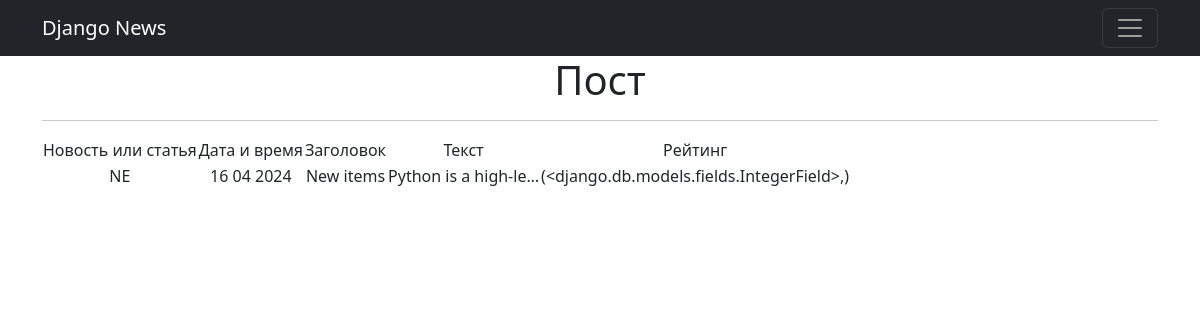
Screenshot of /news/1 with the database file from the repository.
### sapp/models.py (models this page shows, shortened)
class Post(models.Model):
   post_autor = models.ForeignKey(Autor, on_delete=models.CASCADE)
   post_catagory = models.ManyToManyField(Category, through='PostCategory')
   articles_or_news = models.CharField(max_length=2,
                                       choices=S_OR_N,
                                       default='AR')
   datetime = models.DateTimeField(default=timezone.now)
   title = models.CharField(max_length=255)
   text = models.TextField()
   rating_pos = models.IntegerField(choices=GRADE,
                                    default=0,
                                    editable=True),
   added_at = models.DateTimeField(default=timezone.now)

### sapp/views.py (the view)
# urls.py: path('<int:pk>', PostDetail.as_view(), name='post'),
class PostDetail(DetailView):
   model = Post
   template_name = 'sapp/post.html'
   context_object_name = 'post'
   def get_context_data(self, **kwargs):
      context = super().get_context_data(**kwargs)
      context['time_no2w'] = datetime.utcnow()
      return context

### sapp/templatetags/custom_filters.py (called while the page is built)
@register.filter()
def censor(value):
    for word in censor_list:
        value = value.replace(word[1:], '*' * len(word[1:]))
    return value

### templates/sapp/post.html (shortened to what this page needs)
{% extends 'sapp/default.html' %}
{% load custom_filters %}
{% block content %}
<h1>Пост </h1>
<hr>
{% if post %}
<table>
    <tr>
        <td>Новость или статья</td>
        <td>Дата и время</td>
        <td>Заголовок</td>
        <td>Текст</td>
        <td>Рейтинг</td>
    </tr>
    <tr>
        <td>{{ post.articles_or_news }}</td>
        <td>{{ post.datetime|date:'d m Y' }}</td>
        <td>{{ post.title|censor }}</td>
        <td>{{ post.text|censor|truncatechars:20 }}</td>
        <td>{{ post.rating_pos }}</td>
    </tr>
</table>
{% else %}
<h2>Постов нет!</h2>
{% endif %}
{% endblock content %}

### rows the page displays
Post: articles_or_news "NE", datetime "16 04 2024", title|censor "New items", text|censor "Python is a high-le…", rating_pos "(<django.db.models.fields.IntegerField>,)"
